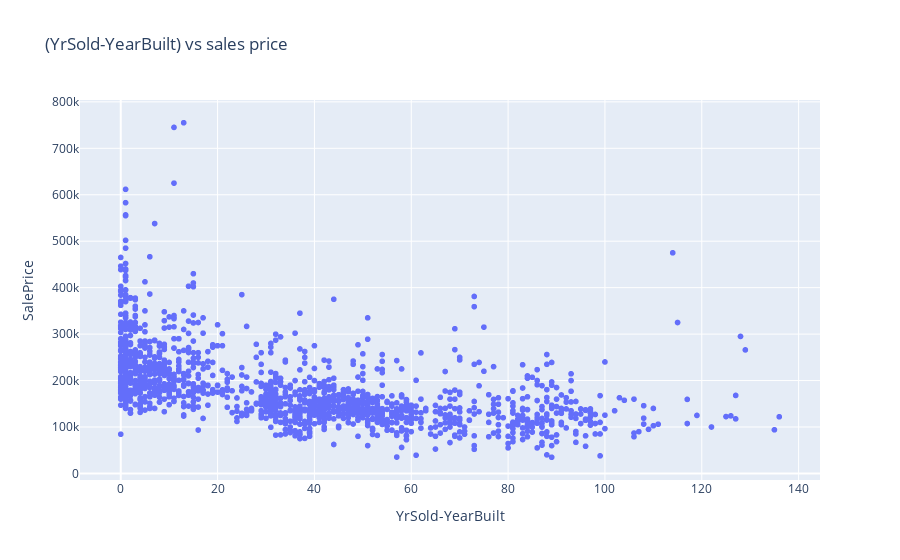

The notebook cell this image was saved under:
### Code cell
# (YrSold-YearBuilt) vs  sales price with plotly
import plotly.express as px

df['YrSold-YearBuilt'] = df['YrSold'] - df['YearBuilt']   # calculate difference
fig = px.scatter(df, x="YrSold-YearBuilt", y="SalePrice", title="(YrSold-YearBuilt) vs sales price")
fig.show()

### Figure 1 — Plotly figure (JSON) as saved in the notebook; plotly's stock layout.template omitted (floating-point values rounded to 4 significant figures; data arrays with more than 128 entries replaced by an {"elided": "..."} marker saying what was removed)
{"data": [{"hovertemplate": "YrSold-YearBuilt=%{x}<br>SalePrice=%{y}<extra></extra>", "legendgroup": "", "marker": {"color": "#636efa", "symbol": "circle"}, "mode": "markers", "name": "", "showlegend": false, "type": "scattergl", "x": {"elided": "1460 int values"}, "xaxis": "x", "y": {"elided": "1460 int values"}, "yaxis": "y"}], "layout": {"legend": {"tracegroupgap": 0}, "title": {"text": "(YrSold-YearBuilt) vs sales price"}, "xaxis": {"anchor": "y", "domain": [0, 1], "title": {"text": "YrSold-YearBuilt"}}, "yaxis": {"anchor": "x", "domain": [0, 1], "title": {"text": "SalePrice"}}}}
